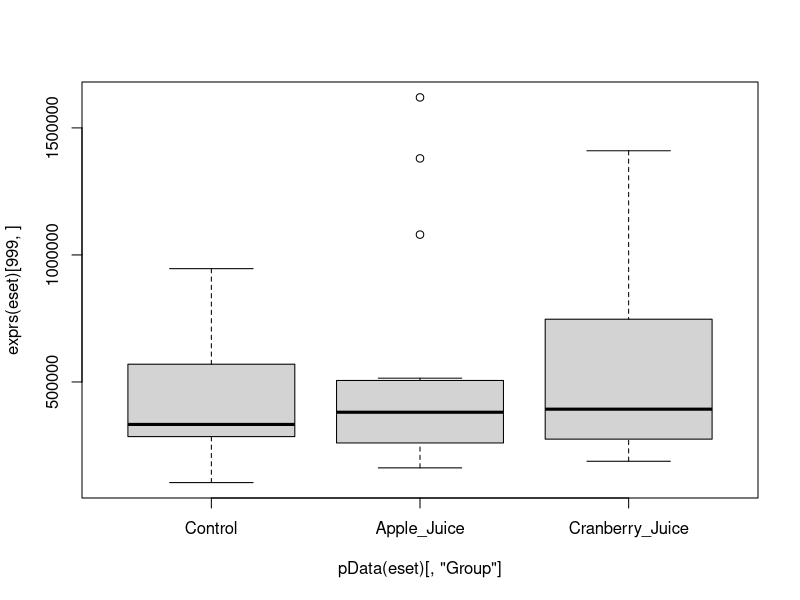
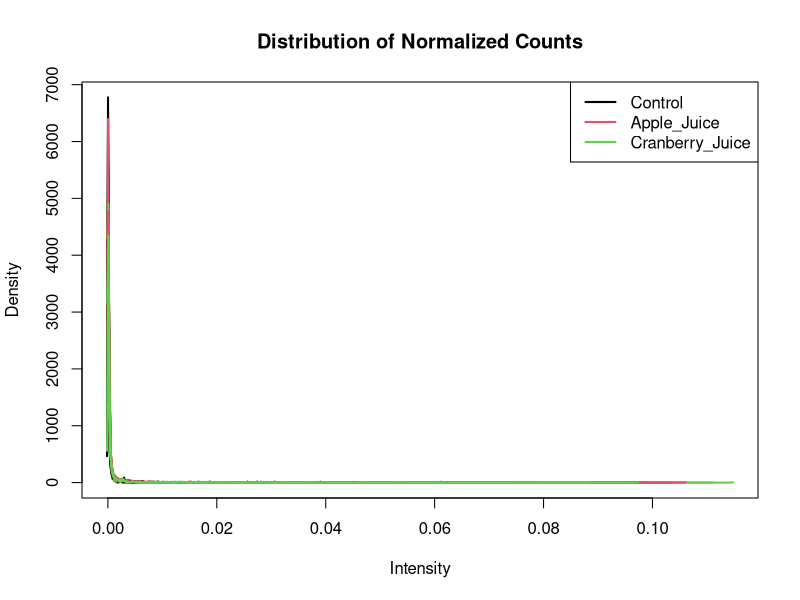
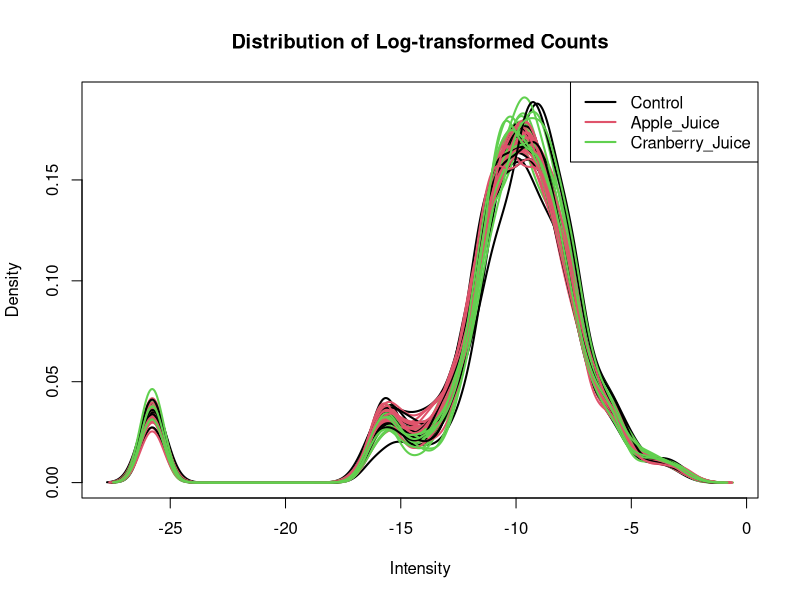
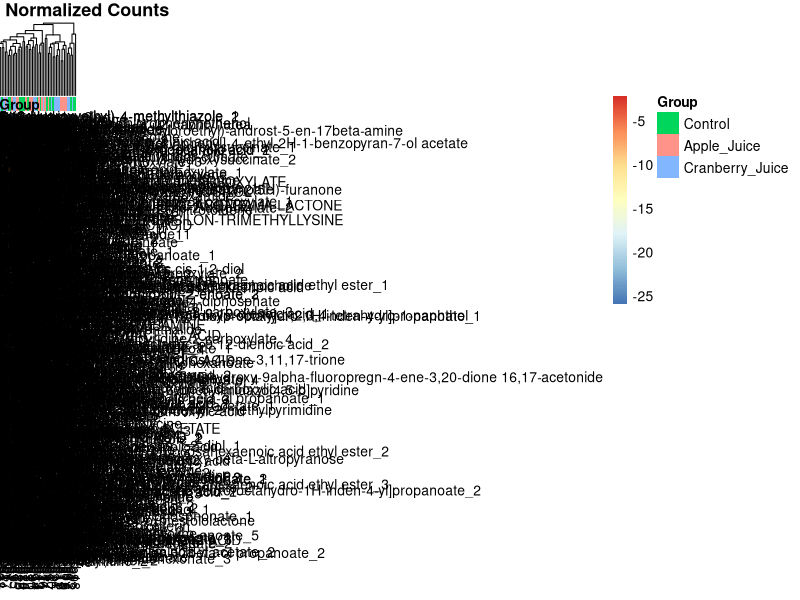
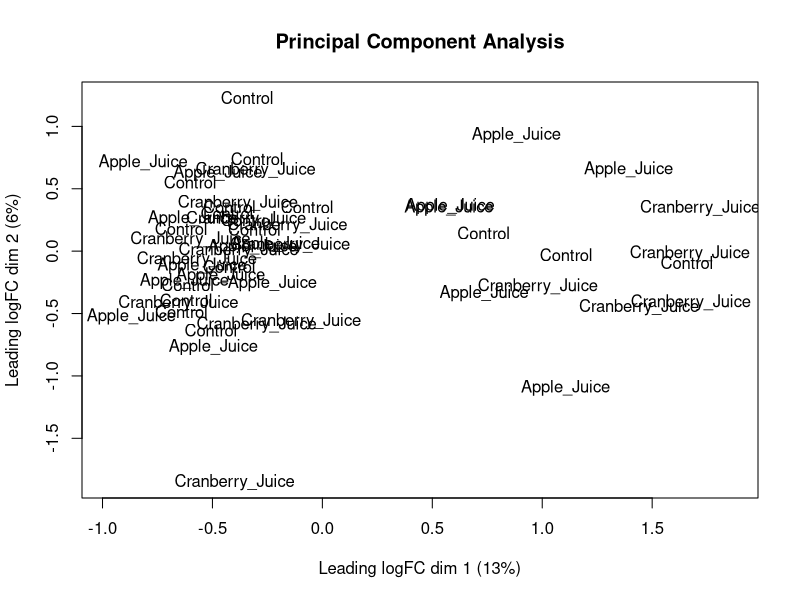
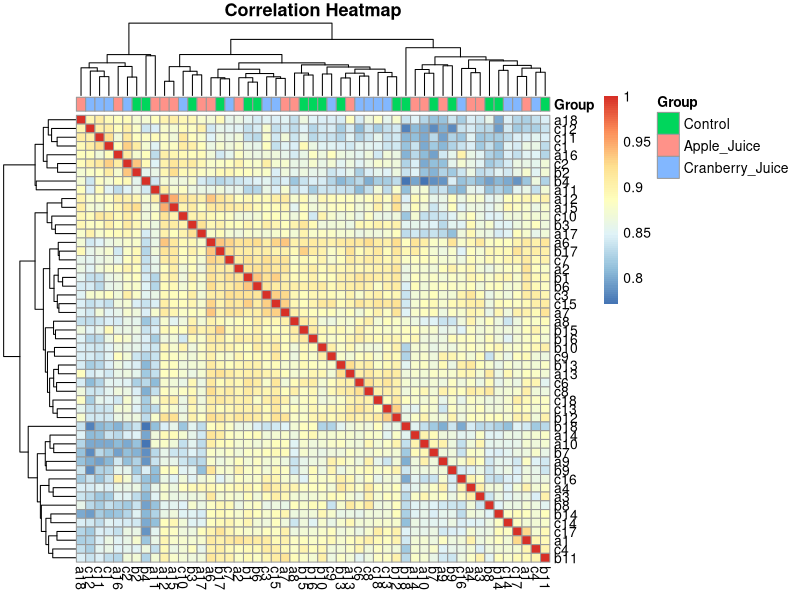
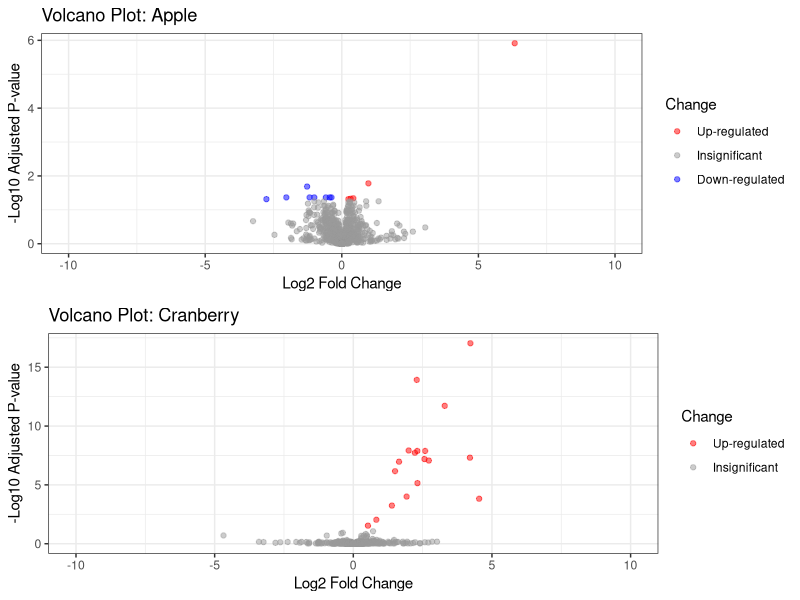
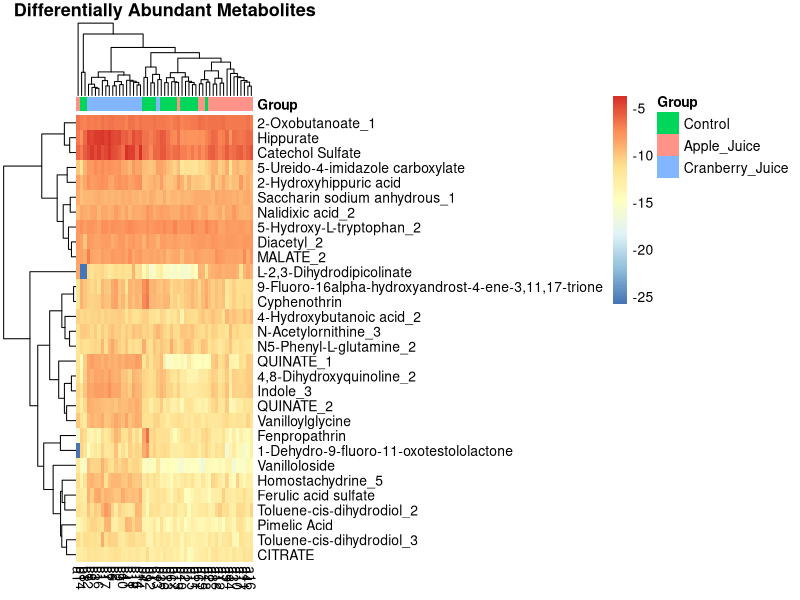

Reproduce these figures in R, in order.
library(data.table)
library(tidyverse)
library(ggplot2)
library(ggrepel)
library(pheatmap)
library(gridExtra)
library(limma)

# Importing metabolite annotation 
anno <- rbind(fread("positive_lipid.txt"),
              fread("negative_lipid.txt")) 

names(anno) <- str_replace_all(colnames(anno), " ", "_")



############################################ Data Cleaning ############################################ 


# Importing count matrix
esiPN <- rbind(fread("ST000292_AN000466_ESI_POSITIVE_mwTab.txt"),
               fread("ST000292_AN000467_ESI_NEGATIVE_mwTAB.txt"))[-1, ] %>%
        rename(metabolite_name = Samples)

# Converting to integer matrix
esiPN_mtx <- apply(as.matrix(esiPN[, -1]), 2, as.integer)

# naming the rows
rownames(esiPN_mtx) <- esiPN$metabolite_name

# removing duplicated rows and rows with NAs
esiPN_mtx1 <- esiPN_mtx[complete.cases(esiPN_mtx) &
                                !duplicated(rownames(esiPN_mtx)),]


# Creating phenotype data
pheno <- data.table(Sample = colnames(esiPN_mtx1)) %>%
        mutate(Group = case_when(str_detect(Sample, "a") ~ "Apple_Juice",
                                 str_detect(Sample, "b") ~ "Control",
                                 str_detect(Sample, "c") ~ "Cranberry_Juice"),
               Group = factor(Group, 
                              levels = c("Control",
                                         "Apple_Juice",
                                         "Cranberry_Juice"))) %>%
        column_to_rownames(var = "Sample") 

# rownames(Meta) and colnames(esiPN_mtx) have to be the same        
identical(rownames(pheno), colnames(esiPN_mtx1))

# Creating feature data 
anno1 <- anno[anno$metabolite_name %in% rownames(esiPN_mtx1),]
anno2 <- anno1[!duplicated(anno1$metabolite_name),]

feature <- data.frame(Metabolite = rownames(esiPN_mtx1)) %>%
        left_join(anno2, by = c("Metabolite" = "metabolite_name")) %>%
        column_to_rownames(var = "Metabolite")

############################################ Creating ExpressionSet Object ############################################ 

# Creating an ExpressionSet object
library(Biobase)
eset <- ExpressionSet(assayData = esiPN_mtx1,
                      phenoData = AnnotatedDataFrame(pheno),
                      featureData = AnnotatedDataFrame(feature))

# distribution of counts across the groups and metabolites
boxplot(exprs(eset)[999,] ~ pData(eset)[, "Group"],
        main = fData(eset)[999, "Metabolite"])

############################################ Pre-processing ############################################ 

# Comparing library size: If library size distribution across the groups 
# is consistent, do librarysize normalization. Do distribution normalization
# (e.g. quantile normalization), otherwise. 
pheno1 <- rownames_to_column(pheno, 
                             var = "Sample") %>%
        mutate(Group = factor(Group, 
                              levels = c("Control",
                                         "Apple_Juice",
                                         "Cranberry_Juice")))

LibrarySize <- data.frame(metabolite = colSums(exprs(eset))) %>%
        rownames_to_column(var = "Sample") %>% 
        inner_join(pheno1, by = "Sample")

LibrarySize_Plot <- LibrarySize %>%
        ggplot(aes(x = Group, 
                   y = metabolite, 
                   fill = Group)) + 
        geom_boxplot() + 
        theme_bw() +
        ylab("Count") + 
        ggtitle("Library Disze Distribution") 



plotDensity_fn <- function(data, title) {
        
        plotDensities(data, 
                      group = pData(eset)[, "Group"],
                      legend = "topright",
                      main = title)
}

# Library Size normalization 
# Prevent missing values by adding 0.1 to every value (removing zero count)
exprs(eset) <- (exprs(eset) + 0.1) / colSums(exprs(eset))
plotDensity_fn(eset, "Distribution of Normalized Counts")

# Log transformation
exprs(eset) <- log(exprs(eset))
plotDensity_fn(eset, "Distribution of Log-transformed Counts")



# check whether there is any missing value 
sum(is.nan(rowMeans(exprs(eset))))
sum(is.na(rowMeans(exprs(eset))))
sum(is.infinite(rowMeans(exprs(eset))))


############################################ Sample Inspection ############################################

# Normalized count heatmap 
pheatmap(exprs(eset),
         annotation = select(pData(eset), Group),
         main = "Heatmap of Normalized Counts")

# Normalized count MDS plot
plotMDS(eset, 
        labels = pData(eset)[, "Group"],
        main = "Principal Component Analysis")

# Correlation heatmap
CorMat <- cor(exprs(eset))
pheatmap(CorMat,
         annotation = select(pData(eset), Group),
         main = "Correlation Heatmap")



############################################ Contrasts ############################################.

# Creating a design matrix
design <- model.matrix(~ 0 + Group, data = pData(eset))

colnames(design) <- levels(pData(eset)$Group)

ConMat <- makeContrasts(Effect_AppleJuice = Apple_Juice - Control,
                        Effect_CranberryJuice = Cranberry_Juice - Control,
                        Interaction = Cranberry_Juice - Apple_Juice,
                        levels = design)


################################ Fitting Linear Regression Model ################################ 

fit1 <- lmFit(eset, design)
fit2 <- contrasts.fit(fit1, contrasts = ConMat)
fit2 <- eBayes(fit2)


###################################### Extracting Results ###################################### 


extract_res <- function(data, ce, jc) {
        
        # Extracting LFC
        ResTable <- topTable(data, 
                             coef = ce, 
                             number = nrow(data)) 
        
        # Data Cleaning
        ResTable1 <- ResTable %>%
                rownames_to_column(var = "Metabolite") %>%
                mutate(Juice = jc)
        
        return(ResTable1)
}

res_AJ <- extract_res(fit2, "Effect_AppleJuice", "Apple")
res_CJ <- extract_res(fit2, "Effect_CranberryJuice", "Cranberry")
res_both <- topTable(fit2, NULL)



LFC_Table <- rbind(res_AJ, res_CJ) 


# Distribution of adjusted p-val
PVal_Dist_Plot <- ggplot(LFC_Table, 
                         aes(x = adj.P.Val,
                             fill = Juice,
                             color = Juice)) + 
        geom_density(alpha = 0.5) + 
        facet_grid(.~ Juice) +
        theme_bw() +
        xlab("Adjusted P-value") +
        ylab("Density") +
        ggtitle("Distribution of P-values")


VolcanoPlot_fn <- function(dt, tit) {
        
        ggplot(dt, 
               aes(x = logFC,
                   y = LogOdds,
                   color = Change)) + 
                geom_point(alpha = 0.5) +
                theme_bw() + 
                ggtitle(paste("Volcano Plot:", tit)) +
                xlab("Log2 Fold Change") +
                ylab("-Log10 Adjusted P-value") + 
                scale_color_manual(values = c("red", "#999999", "blue")) + 
                xlim(-10, 10) 
        
}

LFC_NestedTable <- LFC_Table %>%
        
        # nesting
        nest(-Juice) %>%
        
        # calculating logodds
        mutate(data = map(data,
                          ~ mutate(.x, 
                                   LogOdds = -log10(adj.P.Val))),
               
               # Determining insignificant vs significant metabolites 
               data = map(data,
                          ~ mutate(.x, 
                                   Change = case_when(adj.P.Val < 0.05 & logFC > 0 ~ "Up-regulated",
                                                      adj.P.Val < 0.05 & logFC < 0 ~ "Down-regulated",
                                                      adj.P.Val > 0.05 ~ "Insignificant"))),
               
               data = map(data, ~ mutate(.x,
                                         Change = factor(Change, 
                                                         levels =  c("Up-regulated",
                                                                     "Insignificant",                                                       
                                                                     "Down-regulated"))))) %>%
        # Creating volcano plots
        mutate(volcano = map2(data,
                              Juice,
                              ~ VolcanoPlot_fn(.x, .y))) 

# volcano plots
VolcanoPlots <- grid.arrange(LFC_NestedTable$volcano[[1]],
                             LFC_NestedTable$volcano[[2]],
                             ncol = 1)

# Effect of apple or cranberry juice in metabolite change 
limma_test <- as.data.frame(summary(decideTests(fit2)))
names(limma_test) <- c("Change", "Contrast", "Metabolite_Number")

# plotting 
MetaboliteNumber_plot <- limma_test[1:6, ] %>%
        
        # data cleaning
        mutate(Contrast = str_replace_all(Contrast, "Effect_", ""),
               Change = case_when(Change == "Up" ~ "Up-regulated",
                                  Change == "Down" ~ "Down-regulated",
                                  Change == "NotSig" ~ "Insignificant")) %>% 
        
        # plotting
        ggplot(aes(x = Contrast,
                   y = Metabolite_Number,
                   fill = Change,
                   color = Change)) + 
        geom_bar(stat = "identity", position = "dodge") +
        geom_label_repel(aes(label = Metabolite_Number,
                             color = Change),
                         fill = "white",
                         size = 5,
                         position = position_dodge(width = 1)) + 
        theme_bw() + 
        theme(axis.title.x = element_blank()) + 
        ylab("Metabolite Number") +
        ggtitle("Effect of Apple or Cranberry Juice in Metabolite Change") 
        
          




LFC_NestedSigTable <- LFC_NestedTable %>%
        mutate(data = map(data, ~ filter(.x, Change != "Insignificant")),
               data = map(data, ~ arrange(.x, desc(logFC))))

LFC_NestedSigTable$data[[1]]


# Creating a heatmap for differentially abundant metabolites 
SigMetabolites <- rbind(exprs(eset)[LFC_NestedSigTable$data[[1]]$Metabolite, ],
                        exprs(eset)[LFC_NestedSigTable$data[[2]]$Metabolite, ])

SigMetabolites <- SigMetabolites[!duplicated(SigMetabolites), ]


pheatmap(SigMetabolites,
         annotation = select(pData(eset), Group),
         main = "Differentially Abundant Metabolites")
